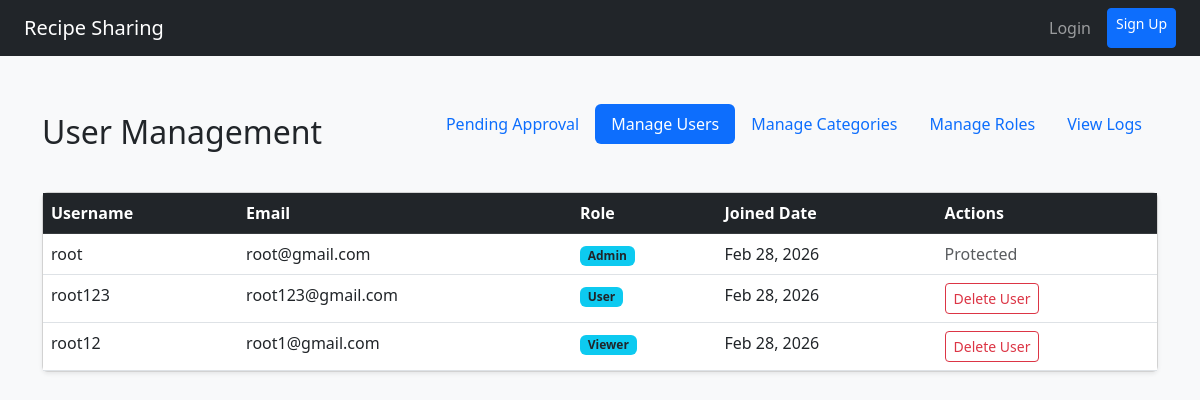
/users/, run on the app's committed database.
### Recipie_app/models.py (models this page shows, shortened)
class Account(models.Model):
    username = models.CharField(max_length=50, unique=True)
    email = models.EmailField(unique=True)
    password = models.CharField(max_length=255)
    role = models.ForeignKey(Role, on_delete=models.PROTECT)
    created_at = models.DateTimeField(auto_now_add=True)

class Role(models.Model):
    name = models.CharField(max_length=20, unique=True) # e.g., 'Admin', 'User', 'Viewer'

### Recipie_app/views.py (the view)
# urls.py: path('users/', manage_users, name='manage_users'),
def manage_users(request):
    users = Account.objects.all()
    return render(request, 'manage_users.html', {'users': users})

### Recipie_app/templates/manage_users.html (shortened to what this page needs)
<!DOCTYPE html>
<html lang="en">
<head>
    <link rel="stylesheet" href="https://cdn.jsdelivr.net/npm/bootstrap@5.3.0/dist/css/bootstrap.min.css">
</head>
<body class="bg-light">
    <nav class="navbar navbar-expand-lg navbar-dark bg-dark px-4 mb-4">
        <a class="navbar-brand font-weight-bold" href="{% url 'home' %}">Recipe Sharing</a>
        <div class="navbar-nav ms-auto">
            {% if request.session.user_id %}
            <a class="nav-link" href="{% url 'home' %}">Browse</a>
            <a class="nav-link" href="{% url 'profile' %}">Settings</a>
            <a class="nav-link text-danger" href="{% url 'logout' %}">Logout</a>
            {% else %}
            <a class="nav-link" href="{% url 'login' %}">Login</a>
            <a class="btn btn-primary btn-sm ms-2" href="{% url 'register' %}">Sign Up</a>
            {% endif %}
        </div>
    </nav>
    <div class="container mt-5">
        <div class="d-flex justify-content-between align-items-center mb-4">
            <h2>User Management</h2>
            <nav class="nav nav-pills mb-4">
                <a class="nav-link" href="{% url 'admin_dashboard' %}">Pending Approval</a>
                <a class="nav-link active" href="{% url 'manage_users' %}">Manage Users</a>
                <a class="nav-link" href="{% url 'manage_categories' %}">Manage Categories</a>
                <a class="nav-link text-primary" href="{% url 'manage_roles' %}">Manage Roles</a>
                <a class="nav-link" href="{% url 'admin_logs' %}">View Logs</a>
            </nav>
        </div>
        <div class="card shadow-sm">
            <table class="table table-hover mb-0">
                <thead class="table-dark">
                    <tr>
                        <th>Username</th>
                        <th>Email</th>
                        <th>Role</th>
                        <th>Joined Date</th>
                        <th>Actions</th>
                    </tr>
                </thead>
                <tbody>
                    {% for u in users %}
                    <tr>
                        <td>{{ u.username }}</td>
                        <td>{{ u.email }}</td>
                        <td><span class="badge bg-info text-dark">{{ u.role.name }}</span></td>
                        <td>{{ u.created_at|date:"M d, Y" }}</td>
                        <td>
                            {% if u.role.name != 'Admin' %}
                            <a href="{% url 'delete_user' u.id %}" class="btn btn-outline-danger btn-sm"
                                onclick="return confirm('Are you sure?')">Delete User</a>
                            {% else %}
                            <span class="text-muted">Protected</span>
                            {% endif %}
                        </td>
                    </tr>
                    {% endfor %}
                </tbody>
            </table>
        </div>
    </div>
</body>
</html>

### data on the page
Account: username "root", email "root@gmail.com", role.name "Admin", created_at "Feb 28, 2026", shows "Protected"
Account: username "root123", email "root123@gmail.com", role.name "User", created_at "Feb 28, 2026", shows "Delete User"
Account: username "root12", email "root1@gmail.com", role.name "Viewer", created_at "Feb 28, 2026", shows "Delete User"
